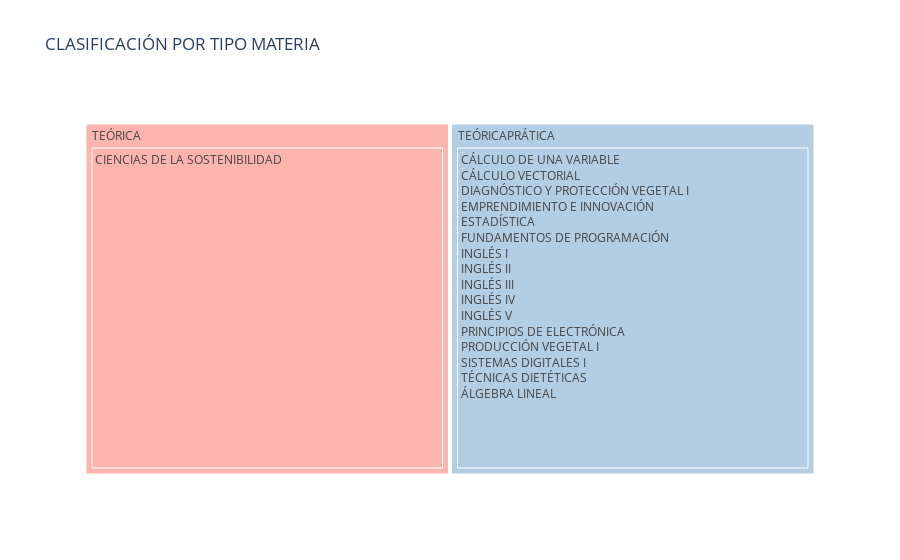

The notebook cell this image was saved under:
### Code cell
fig_clasificart_p = px.treemap(df_tm,path=['TIPOMATERIA','TEXT_materias'],color='TIPOMATERIA',color_discrete_sequence=px.colors.qualitative.Pastel1,title='CLASIFICACIÓN POR TIPO MATERIA')
fig_clasificart_p.show()

### Figure 1 — Plotly figure (JSON) as saved in the notebook; plotly's stock layout.template omitted (floating-point values rounded to 4 significant figures)
{"data": [{"branchvalues": "total", "customdata": [["TEÓRICA"], ["TEÓRICAPRÁTICA"], ["TEÓRICA"], ["TEÓRICAPRÁTICA"]], "domain": {"x": [0, 1], "y": [0, 1]}, "hovertemplate": "labels=%{label}<br>count=%{value}<br>parent=%{parent}<br>id=%{id}<br>TIPOMATERIA=%{customdata[0]}<extra></extra>", "ids": ["TEÓRICA/CIENCIAS DE LA SOSTENIBILIDAD<br>", "TEÓRICAPRÁTICA/CÁLCULO DE UNA VARIABLE<br>CÁLCULO VECTORIAL<br>DIAGNÓSTICO Y PROTECCIÓN VEGETAL I<br>EMPRENDIMIENTO E INNOVACIÓN<br>ESTADÍSTICA<br>FUNDAMENTOS DE PROGRAMACIÓN<br>INGLÉS I<br>INGLÉS II<br>INGLÉS III<br>INGLÉS IV<br>INGLÉS V<br>PRINCIPIOS DE ELECTRÓNICA<br>PRODUCCIÓN VEGETAL I<br>SISTEMAS DIGITALES I<br>TÉCNICAS DIETÉTICAS<br>ÁLGEBRA LINEAL<br>", "TEÓRICA", "TEÓRICAPRÁTICA"], "labels": ["CIENCIAS DE LA SOSTENIBILIDAD<br>", "CÁLCULO DE UNA VARIABLE<br>CÁLCULO VECTORIAL<br>DIAGNÓSTICO Y PROTECCIÓN VEGETAL I<br>EMPRENDIMIENTO E INNOVACIÓN<br>ESTADÍSTICA<br>FUNDAMENTOS DE PROGRAMACIÓN<br>INGLÉS I<br>INGLÉS II<br>INGLÉS III<br>INGLÉS IV<br>INGLÉS V<br>PRINCIPIOS DE ELECTRÓNICA<br>PRODUCCIÓN VEGETAL I<br>SISTEMAS DIGITALES I<br>TÉCNICAS DIETÉTICAS<br>ÁLGEBRA LINEAL<br>", "TEÓRICA", "TEÓRICAPRÁTICA"], "marker": {"colors": ["rgb(251,180,174)", "rgb(179,205,227)", "rgb(251,180,174)", "rgb(179,205,227)"]}, "name": "", "parents": ["TEÓRICA", "TEÓRICAPRÁTICA", "", ""], "type": "treemap", "values": [1, 1, 1, 1]}], "layout": {"legend": {"tracegroupgap": 0}, "title": {"text": "CLASIFICACIÓN POR TIPO MATERIA"}, "treemapcolorway": ["rgb(251,180,174)", "rgb(179,205,227)", "rgb(204,235,197)", "rgb(222,203,228)", "rgb(254,217,166)", "rgb(255,255,204)", "rgb(229,216,189)", "rgb(253,218,236)", "rgb(242,242,242)"]}}
